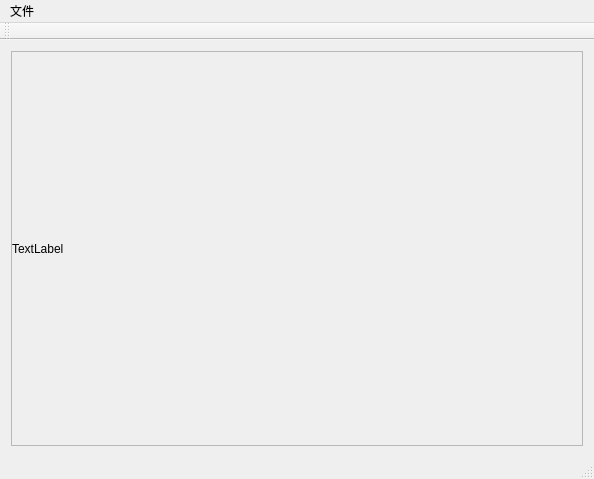
<?xml version="1.0" encoding="UTF-8"?>
<ui version="4.0">
 <class>ImageProcessingClass</class>
 <widget class="QMainWindow" name="ImageProcessingClass">
  <property name="geometry">
   <rect>
    <x>0</x>
    <y>0</y>
    <width>594</width>
    <height>479</height>
   </rect>
  </property>
  <property name="windowTitle">
   <string>ImageProcessing</string>
  </property>
  <widget class="QWidget" name="centralWidget">
   <layout class="QGridLayout" name="gridLayout">
    <item row="0" column="0">
     <widget class="QScrollArea" name="scrollArea">
      <property name="widgetResizable">
       <bool>true</bool>
      </property>
      <widget class="QWidget" name="scrollAreaWidgetContents">
       <property name="geometry">
        <rect>
         <x>0</x>
         <y>0</y>
         <width>574</width>
         <height>402</height>
        </rect>
       </property>
       <layout class="QGridLayout" name="gridLayout_2">
        <property name="margin">
         <number>0</number>
        </property>
        <property name="spacing">
         <number>0</number>
        </property>
        <item row="0" column="0">
         <widget class="QLabel" name="lblImage">
          <property name="text">
           <string>TextLabel</string>
          </property>
         </widget>
        </item>
       </layout>
      </widget>
     </widget>
    </item>
   </layout>
  </widget>
  <widget class="QMenuBar" name="menuBar">
   <property name="geometry">
    <rect>
     <x>0</x>
     <y>0</y>
     <width>594</width>
     <height>23</height>
    </rect>
   </property>
   <widget class="QMenu" name="menu">
    <property name="title">
     <string>文件</string>
    </property>
    <addaction name="action_drawRect"/>
   </widget>
   <addaction name="menu"/>
  </widget>
  <widget class="QToolBar" name="mainToolBar">
   <attribute name="toolBarArea">
    <enum>TopToolBarArea</enum>
   </attribute>
   <attribute name="toolBarBreak">
    <bool>false</bool>
   </attribute>
  </widget>
  <widget class="QStatusBar" name="statusBar"/>
  <action name="action_drawRect">
   <property name="icon">
    <iconset>
     <normalon>:/ImageProcessing/icons/video.png</normalon>
    </iconset>
   </property>
   <property name="text">
    <string>存为GIF</string>
   </property>
  </action>
 </widget>
 <layoutdefault spacing="6" margin="11"/>
 <resources>
  <include location="imageprocessing.qrc"/>
 </resources>
 <connections/>
</ui>
